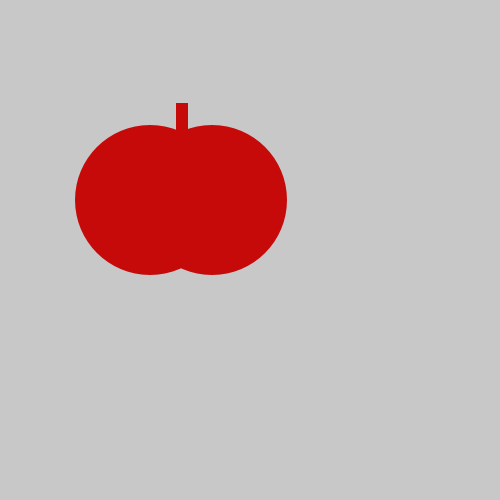
Frame 1 (no input)
Frame 60 (the mouse pressed at the canvas centre just before this capture): identical to frame 1, image omitted
Frame 120 (the mouse held since frame 60 and released just before this capture): identical to frame 1, image omitted

The Processing sketch that drew this single still picture (run headless with seeded random() and noise(); from frame 60 on, the mouse is pressed at the canvas centre):

// Processing sketch: tasty_tomato
// ── tasty_tomato.pde
void setup() {
    size(500, 500);
}
void draw() {
  fill( #C60A0A);
  background(200, 200, 200);
    noStroke();
    ellipse(150, 200, 150, 150);
    ellipse(212, 200, 150, 150);
    rect(176, 103, 12, 32);
}
